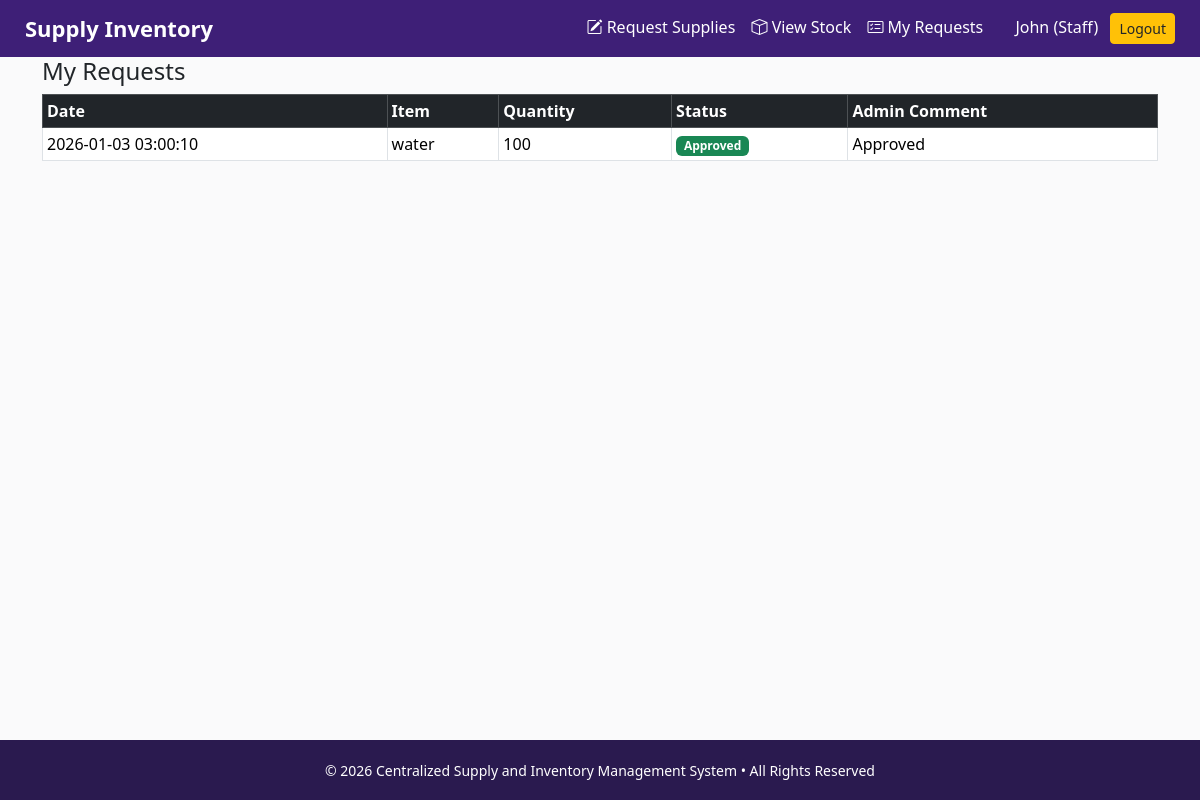
/dashboard.php?page=my_requests (signed in), run on the app's committed database.
### tables this page shows
CREATE TABLE `requests` (
  `id` int(11) NOT NULL,
  `item_id` int(11) NOT NULL,
  `user_id` int(11) NOT NULL,
  `quantity` int(11) NOT NULL,
  `status` enum('Pending','Approved','Denied') DEFAULT 'Pending',
  `admin_comment` varchar(255) DEFAULT NULL,
  `request_date` timestamp NOT NULL DEFAULT current_timestamp()
);

CREATE TABLE `items` (
  `id` int(11) NOT NULL,
  `name` varchar(100) NOT NULL,
  `category_id` int(11) NOT NULL,
  `quantity` int(11) DEFAULT 0,
  `unit` varchar(20) DEFAULT NULL,
  `supplier` varchar(100) DEFAULT NULL,
  `price` decimal(10,2) DEFAULT NULL
);

### staff/my_requests.php (the view, shortened to what this page needs)
<?php
$user_id = $_SESSION['user_id'];
$result = $conn->query("
    SELECT r.*, i.name AS item_name
    FROM requests r
    JOIN items i ON r.item_id = i.id
    WHERE r.user_id = $user_id
    ORDER BY r.request_date DESC
");
?>
<h4>My Requests</h4>
<table class="table table-bordered table-sm">
    <tr class="table-dark">
        <th>Date</th>
        <th>Item</th>
        <th>Quantity</th>
        <th>Status</th>
        <th>Admin Comment</th>
    </tr>
<?php while($row = $result->fetch_assoc()): ?>
<tr>
    <td><?= $row['request_date'] ?></td>
    <td><?= $row['item_name'] ?></td>
    <td><?= $row['quantity'] ?></td>
    <td>
        <span class="badge
            <?= $row['status']=='Pending'?'bg-warning':'' ?>
            <?= $row['status']=='Approved'?'bg-success':'' ?>
            <?= $row['status']=='Denied'?'bg-danger':'' ?>">
            <?= $row['status'] ?>
        </span>
    </td>
    <td><?= $row['admin_comment'] ?></td>
</tr>
<?php endwhile; ?>
</table>

### dashboard.php (style rules this page uses)
body { background:#fafafb; font-family: 'Segoe UI', sans-serif; min-height:100vh; display:flex; flex-direction:column; }

### data on the page
requests: request_date "2026-01-03 03:00:10", item.name "water", quantity "100", status "Approved", admin_comment "Approved"

### other printed values
$fullname "John"
$role "Staff"
